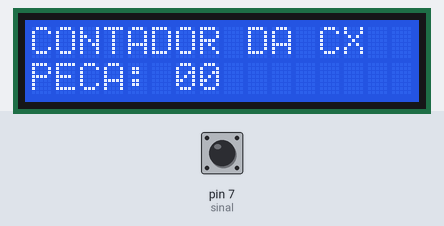
A sketch run on a simulated Arduino Uno, built with avr-gcc and run on an emulated ATmega328P. Shown: 16×2 character LCD. The inputs (shaded band) are chosen by the test bench; at power-on: pin 7 (sinal) HIGH.

Above: at 1.2 s.
1.3 s: pin 7 (sinal) pulled LOW for 0.15 s
At 2.1 s:
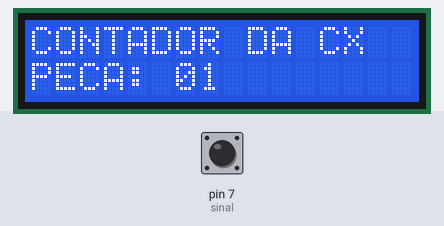
2.9 s: pin 7 (sinal) pulled LOW for 1 s
At 4.6 s:
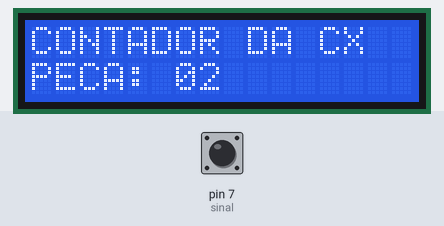
5.4 s: pin 7 (sinal) pulled LOW for 0.15 s
At 6.5 s:
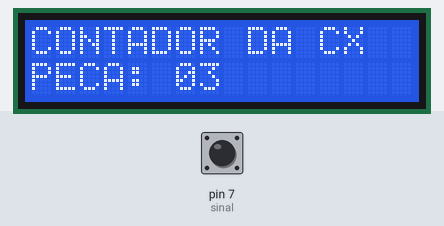
7.0 s: pin 7 (sinal) pulled LOW for 1 s
At 8.9 s:
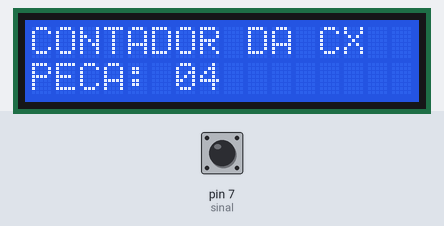
Timing chart, 0 to 10.4 s (numbered marks = the images above; inputs shaded):
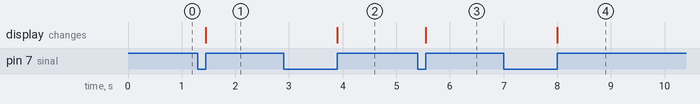

Measured:
- after the input at 1.3 s, the display: changes after 0.15 s (image 1)
- after the input at 2.9 s, the display: changes after 1.0 s (image 2)
- after the input at 5.4 s, the display: changes after 0.15 s (image 3)
- after the input at 7.0 s, the display: changes after 1.0 s (image 4)

The sketch:

lcd_henrique.ino
```cpp
#include <LiquidCrystal.h>


LiquidCrystal lcd(12, 11, 5, 4, 3, 2);

int sinal=7;
int sensor;
int i = 0;
int conta=0;
int x = 0;
//int sinal2=8;
//int sensor2;

void setup() {

lcd.begin(16, 2);
pinMode (sinal,INPUT_PULLUP);
//pinMode (sinal2, INPUT_PULLUP);
}

void loop() {

  if (x > 9){
    x = 0;
    i++;
  }
 if (i >= 2){
   i = 0;
 }
lcd.setCursor(0,0);
lcd.print("CONTADOR DA CX");
lcd.setCursor(0, 1);
lcd.print("PECA:");
lcd.setCursor(6, 1);
lcd.print(i);
lcd.setCursor(7, 1);
lcd.print(x);

sensor = digitalRead(sinal);
//sensor2 = digitalRead(sinal2);


while (sensor == HIGH)
{
sensor = digitalRead(sinal);
}


while (sensor == LOW)
{
sensor = digitalRead(sinal);
}

 x++;

//while (sensor2 == HIGH)
//{
//sensor2 = digitalRead(sinal2);
//lcd.clear();
//lcd.print("LOTADO");
}

// if(i >= 3){
  //lcd.clear();
  //lcd.setCursor(0,0);
  //lcd.print("LOTADO");

  //lcd.clear();
  //lcd.setCursor(0,0);
  //lcd.print("NOVA CAIXA");
  //}
  //i = 0;
//}
```
